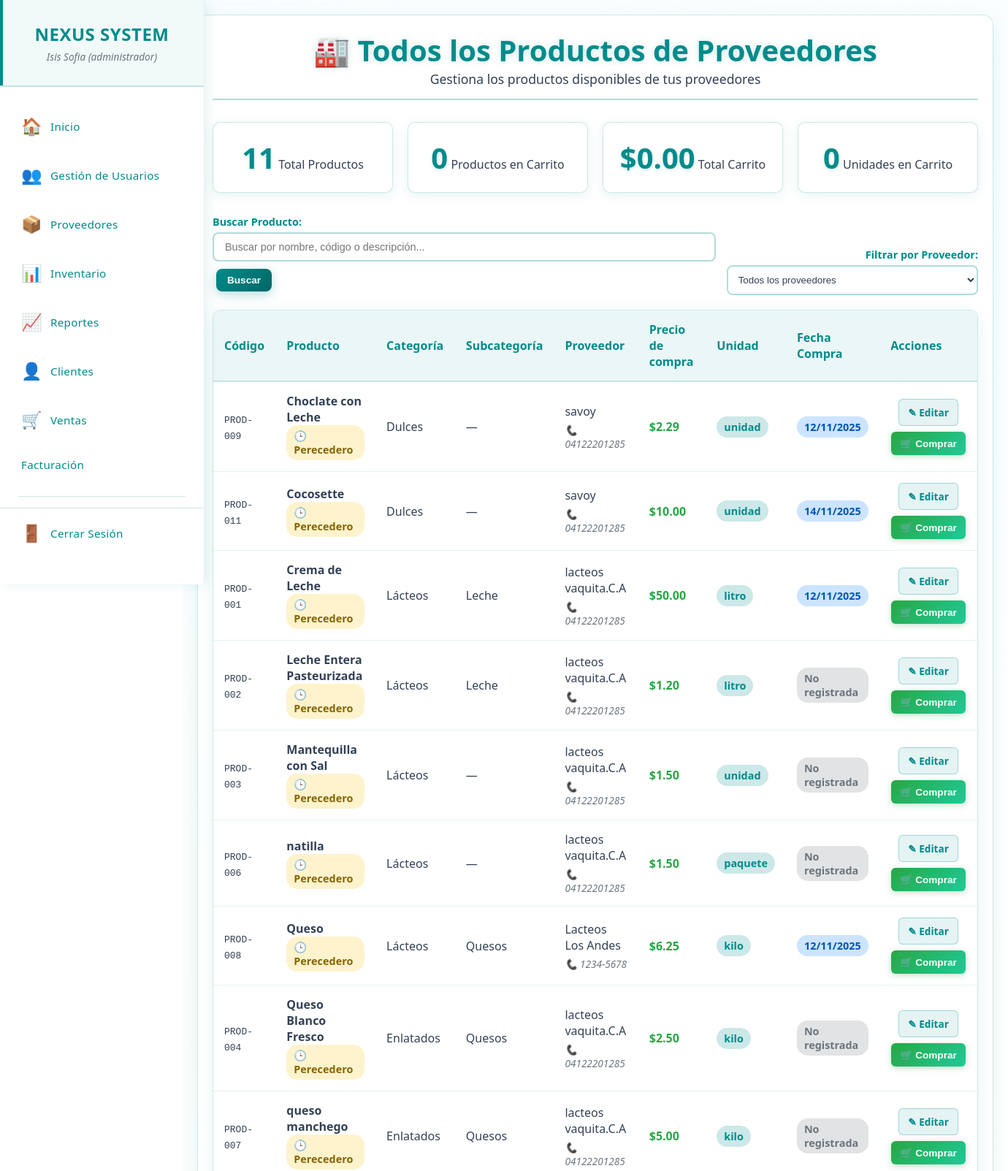
The page /productos_proveedores.php (signed in, upper part) on the database as committed earlier.
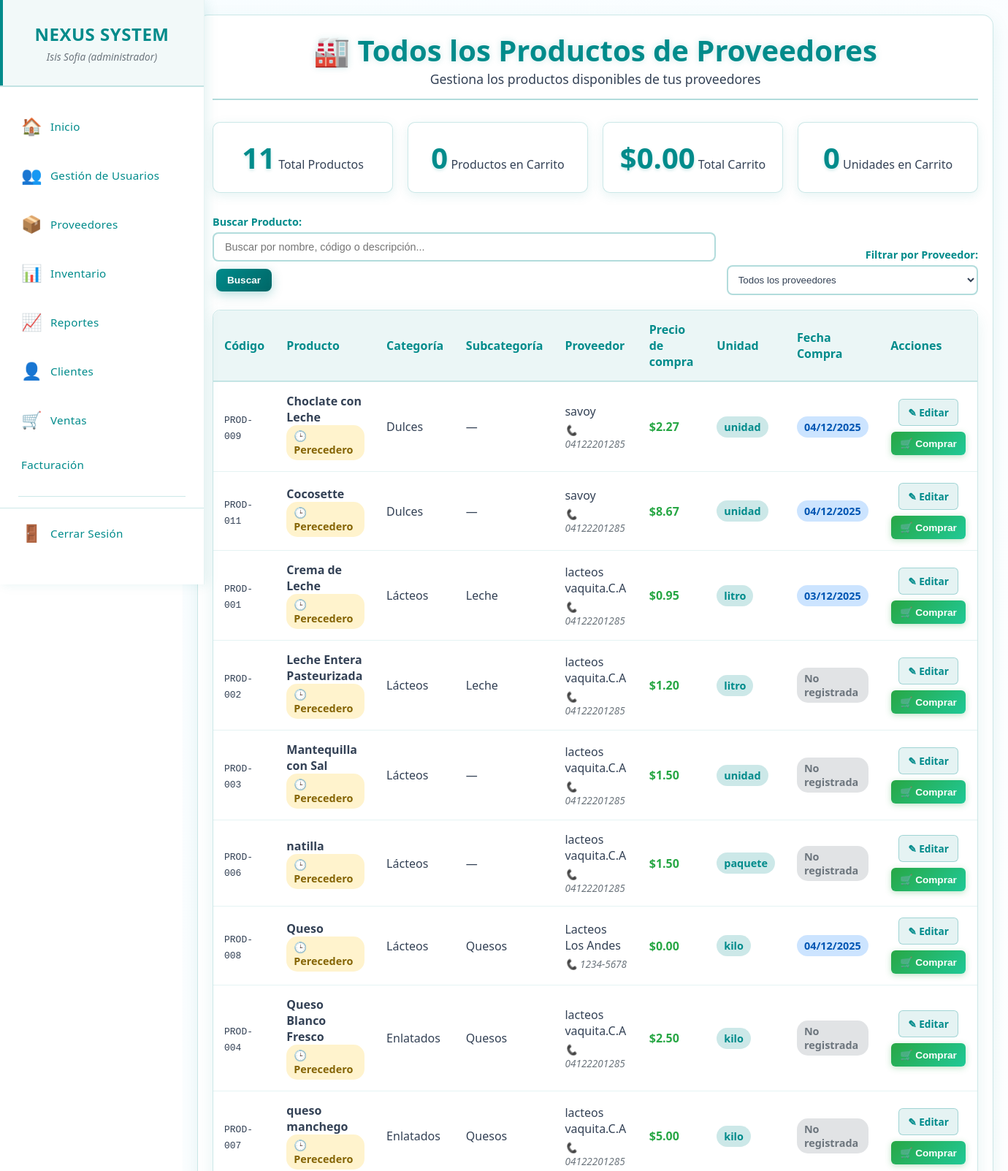
The same page on the database as committed later.
### tables this page shows
CREATE TABLE `productos_proveedor` (
  `id_producto_proveedor` int(11) NOT NULL,
  `codigo_producto` varchar(50) NOT NULL,
  `nombre` varchar(255) NOT NULL,
  `id_categoria` int(11) NOT NULL,
  `id_subcategoria` int(11) DEFAULT NULL,
  `id_proveedor` int(11) NOT NULL,
  `precio_compra` decimal(10,2) NOT NULL,
  `unidad_medida` varchar(20) DEFAULT 'unidad',
  `fecha_compra` date DEFAULT NULL,
  `es_perecedero` tinyint(1) DEFAULT 0,
  `registro` timestamp NOT NULL DEFAULT current_timestamp(),
  `actualizacion` timestamp NOT NULL DEFAULT current_timestamp() ON UPDATE current_timestamp()
);

CREATE TABLE `categoria_prod` (
  `id` int(11) NOT NULL,
  `nombre_categoria` varchar(50) NOT NULL,
  `estado` enum('active','inactive') DEFAULT 'active',
  `created_at` timestamp NOT NULL DEFAULT current_timestamp()
);

CREATE TABLE `proveedores` (
  `id_proveedor` int(11) NOT NULL,
  `nombres` varchar(255) NOT NULL,
  `nombre_comercial` varchar(255) NOT NULL,
  `rif` varchar(20) NOT NULL,
  `telefono` varchar(20) DEFAULT NULL,
  `email` varchar(100) DEFAULT NULL,
  `direccion` text DEFAULT NULL,
  `estado` enum('activo','inactivo') DEFAULT 'activo',
  `registro` timestamp NOT NULL DEFAULT current_timestamp(),
  `actualizacion` timestamp NOT NULL DEFAULT current_timestamp() ON UPDATE current_timestamp()
);

CREATE TABLE `subcategorias` (
  `id` int(11) NOT NULL,
  `categoria_id` int(11) NOT NULL,
  `nombre_subcategoria` varchar(50) NOT NULL,
  `estado` enum('active','inactive') DEFAULT 'active',
  `created_at` timestamp NOT NULL DEFAULT current_timestamp()
);

### productos_proveedores.php (the view, shortened to what the changed rows need)
<?php
require_once 'menu.php';
$id_proveedor = isset($_GET['id_proveedor']) ? intval($_GET['id_proveedor']) : 0;
$sql_base = "SELECT
                pp.*,
                cp.nombre_categoria,
                s.nombre_subcategoria,
                p.nombre_comercial as proveedor,
                p.telefono as telefono_proveedor,
                p.email as email_proveedor
            FROM productos_proveedor pp
            JOIN categoria_prod cp ON pp.id_categoria = cp.id
            LEFT JOIN subcategorias s ON pp.id_subcategoria = s.id
            JOIN proveedores p ON pp.id_proveedor = p.id_proveedor";
$params = [];
$where_conditions = [];
if ($id_proveedor > 0) {
    $where_conditions[] = "pp.id_proveedor = ?";
    $params[] = $id_proveedor;
    $titulo = "Productos del Proveedor";
} else {
    $titulo = "Todos los Productos de Proveedores";
}
$sql_base .= " ORDER BY pp.nombre";
if (!empty($params)) {
    $stmt = $pdo->prepare($sql_base);
    $stmt->execute($params);
    $result = $stmt->fetchAll(PDO::FETCH_ASSOC);
} else {
    $stmt = $pdo->query($sql_base);
    $result = $stmt->fetchAll(PDO::FETCH_ASSOC);
}
$total_productos = count($result);
?>
<!DOCTYPE html>
<html lang="es">
<head>
    <link rel="stylesheet" href="css/proveedores.css">
</head>
<body>
   <main class="main-content">
        <div class="content-wrapper">
            <div class="container">
                <div class="header">
                    <h1>🏭 <?php echo $titulo; ?></h1>
                </div>
                <?php if ($total_productos > 0): ?>
                    <div class="table-container">
                        <table class="table">
                            <thead>
                                <tr>
                                    <th>Código</th>
                                    <th>Producto</th>
                                    <th>Categoría</th>
                                    <th>Subcategoría</th>
                                    <?php if ($id_proveedor == 0): ?>
                                        <th>Proveedor</th>
                                    <?php endif; ?>
                                    <th>Precio de compra</th>
                                    <th>Unidad</th>
                                    <th>Fecha Compra</th>
                                    <th>Acciones</th>
                                </tr>
                            </thead>
                            <tbody>
                                <?php foreach($result as $row): ?>
                                    <tr id="producto-<?php echo $row['id_producto_proveedor']; ?>">
                                        <td><code><?php echo $row['codigo_producto']; ?></code></td>
                                        <td>
                                            <strong><?php echo htmlspecialchars($row['nombre']); ?></strong>
                                            <?php if ($row['es_perecedero']): ?>
                                                <br><span class="badge badge-warning">🕒 Perecedero</span>
                                            <?php endif; ?>
                                        </td>
                                        <td><?php echo $row['nombre_categoria']; ?></td>
                                        <td><?php echo $row['nombre_subcategoria'] ?: '—'; ?></td>
                                        <?php if ($id_proveedor == 0): ?>
                                            <td>
                                                <?php echo $row['proveedor']; ?>
                                                <br><small>📞 <?php echo $row['telefono_proveedor']; ?></small>
                                            </td>
                                        <?php endif; ?>
                                        <td style="font-weight: bold; color: #28a745;">
                                            $<?php echo number_format($row['precio_compra'], 2); ?>
                                        </td>
                                        <td>
                                            <span class="badge badge-success"><?php echo $row['unidad_medida']; ?></span>
                                        </td>
                                        <td>
                                            <?php if ($row['fecha_compra']): ?>
                                                <span class="badge badge-info"><?php echo date('d/m/Y', strtotime($row['fecha_compra'])); ?></span>
                                            <?php else: ?>
                                                <span class="badge badge-secondary">No registrada</span>
                                            <?php endif; ?>
                                        </td>
                                        <td>
                                            <div class="action-buttons-container">
                                                <a href="editar_producto_proveedor.php?id=<?php echo $row['id_producto_proveedor']; ?>" class="btn-editar">
                                                    ✎ Editar
                                                </a>
                                                <button class="btn-comprar"
                                                        onclick="abrirModalCompra(<?php echo $row['id_producto_proveedor']; ?>,
                                                                                 '<?php echo addslashes($row['nombre']); ?>',
                                                                                 '<?php echo $row['unidad_medida']; ?>',
                                                                                 <?php echo $row['precio_compra']; ?>)">
                                                    🛒 Comprar
                                                </button>
                                            </div>
                                        </td>
                                    </tr>
                                <?php endforeach; ?>
                            </tbody>
                        </table>
                    </div>
                <?php endif; ?>
            </div>
    </main>
</body>
</html>

Rows that differ between the two databases and show on the page:
changed productos_proveedor "Choclate con Leche": precio_compra "2.29" → "2.27"; fecha_compra "12/11/2025" → "04/12/2025"
changed productos_proveedor "Cocosette": precio_compra "10.00" → "8.67"; fecha_compra "14/11/2025" → "04/12/2025"
changed productos_proveedor "Crema de Leche": precio_compra "50.00" → "0.95"; fecha_compra "12/11/2025" → "03/12/2025"
changed productos_proveedor "Queso": precio_compra "6.25" → "0.00"; fecha_compra "12/11/2025" → "04/12/2025"
